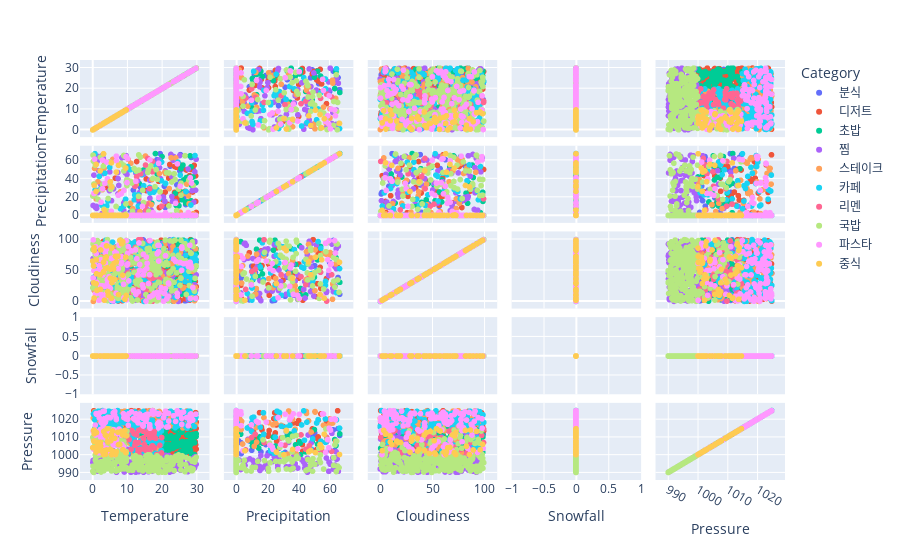

Here is the notebook cell this chart was saved with:
### Code cell
# 데이터 분포도 확인
import plotly.express as px

# 데이터 로드
data = pd.read_csv('csv/weather_data_updated.csv')
# 결측치 확인 및 처리
data.isnull().sum()  # 결측치 확인
data.fillna(method='ffill', inplace=True)  # 결측치 처리 (예: 앞의 값으로 채우기)

def remove_outliers(df, column):
    Q1 = df[column].quantile(0.25)
    Q3 = df[column].quantile(0.75)
    IQR = Q3 - Q1
    lower_bound = Q1 - 1.5 * IQR
    upper_bound = Q3 + 1.5 * IQR

    # 이상치가 아닌 데이터만 필터링
    filtered_df = df[(df[column] >= lower_bound) & (df[column] <= upper_bound)]
    return filtered_df

# 각 컬럼에 대해 이상치 제거 적용
for column in data.columns[:-1]:  # 마지막 'Category' 컬럼 제외
    data = remove_outliers(data, column)
    
fig = px.scatter_matrix(data, 
                        dimensions=["Temperature", "Precipitation", "Cloudiness", "Snowfall", "Pressure"],
                        color="Category", height=800)
fig.show()

### Figure 1 — Plotly figure (JSON) as saved in the notebook; plotly's stock layout.template omitted (floating-point values rounded to 4 significant figures; data arrays with more than 128 entries replaced by an {"elided": "..."} marker saying what was removed)
{"data": [{"dimensions": [{"axis": {"matches": true}, "label": "Temperature", "values": [29.29, 11.37, 22.76, 10.8, 25.78, 24.03, 25.8, 22.19, 21.33, 26.38, 26.89, 21.35, 27.22, 15.21, 25.63, 13.47, 17.63, 29.55, 29.08, 26.95, 21.41, 18.72, 27.7, 25.85, 27.47, 10.4, 23.52, 10.97, 10.36, 25.69, 15.27, 15.5, 14.64, 24.88, 27.62, 19.03, 14.14, 25.26, 28.33, 15.45, 21.33, 26.66, 15.43, 12.08, 21.46, 12.85, 27.58, 11.01, 25.58, 24.66, 12.21, 13.76, 17.99, 26.9, 14.43, 20.72, 27.19, 24.62, 27.66, 24.43, 12.3, 29.17, 22.41, 27.4, 26.01, 25.24, 22.3, 11.62, 12.39, 10.78, 15.18, 20.97, 11.78, 10.16, 13.83, 25.5, 24.36, 18.51, 22.49, 12.78, 28.48, 18.6, 28.08, 22.42, 27.98, 23.4, 22.94, 22.75, 12.09, 20.96, 27.28, 26.15, 25.95, 27.1, 11.51, 25.36, 26.53, 26.34, 25.34, 25.87, 16.73, 24.78, 24.35, 15.9, 16.47, 15.85, 20.91, 19.46, 29.11, 20.12, 22.73, 25.02, 25.36, 27.13, 26.71, 22.48, 14.06, 25.45, 19.52, 20.5, 18.04, 20.24]}, {"axis": {"matches": true}, "label": "Precipitation", "values": [0, 0, 0, 3.208, 0, 0, 0, 0, 0, 19.15, 0, 0, 24.92, 0, 20.77, 12.43, 0, 0, 49.32, 0, 0, 0, 0, 0, 0, 0, 0, 3.059, 0, 0, 10.05, 0, 0, 0, 0, 0, 0, 0, 0, 0, 0, 0, 0, 0, 0, 0, 22.29, 0, 0, 16.01, 0, 0, 0, 11.77, 0, 31.69, 0, 0, 0, 0, 0, 0, 53.47, 0, 0, 48.2, 0, 0, 0, 0, 0, 0, 27.46, 49.56, 30.35, 0, 33.06, 0, 0, 0, 62.9, 60.49, 0, 0, 0, 0, 63.88, 0, 1.538, 8.55, 0, 50.85, 0, 0, 0, 65.97, 0, 0, 36.73, 0, 0, 0, 0, 0, 0, 0, 0, 0, 0, 0, 0, 0, 0, 0, 23.32, 0, 0, 0, 67.03, 0, 0, 0]}, {"axis": {"matches": true}, "label": "Cloudiness", "values": [23.14, 46.2, 89.9, 39.94, 95.31, 43.63, 75.24, 67.4, 77.97, 76.04, 72.32, 49.76, 1.682, 35.34, 18.48, 46.65, 4.287, 36.8, 18.99, 25.41, 78.5, 21.88, 18.1, 74.29, 36.92, 87.6, 83.23, 37.7, 92.76, 36.1, 56.9, 69.19, 99.35, 44.49, 7.749, 32.98, 28.75, 27.69, 40.3, 72.37, 19.38, 39.2, 18.61, 37.52, 3.243, 3.197, 17.47, 8.875, 44.39, 76.33, 17.35, 81.54, 29.11, 44.14, 2.698, 8.433, 80.61, 76.61, 23.21, 71.86, 78.87, 57.91, 82.04, 82.39, 35.39, 66.48, 99.18, 34.34, 77.63, 4.404, 15.71, 24.83, 92.12, 56.71, 25.71, 28.84, 39.08, 44.3, 20.98, 41.64, 98.46, 62.88, 98.59, 90.64, 40.42, 82.41, 71.33, 58.07, 47.79, 2.437, 14.09, 57.76, 18.18, 12.75, 80.49, 38.63, 34.84, 74.61, 26.65, 34.43, 37.02, 88.42, 77.2, 12.45, 35.59, 6.391, 5.419, 17.22, 78.57, 96.49, 49.89, 77.62, 49.82, 90.48, 1.018, 90.85, 85.18, 15.0, 11.55, 58.68, 48.27, 20.55]}, {"axis": {"matches": true}, "label": "Snowfall", "values": [0, 0, 0, 0, 0, 0, 0, 0, 0, 0, 0, 0, 0, 0, 0, 0, 0, 0, 0, 0, 0, 0, 0, 0, 0, 0, 0, 0, 0, 0, 0, 0, 0, 0, 0, 0, 0, 0, 0, 0, 0, 0, 0, 0, 0, 0, 0, 0, 0, 0, 0, 0, 0, 0, 0, 0, 0, 0, 0, 0, 0, 0, 0, 0, 0, 0, 0, 0, 0, 0, 0, 0, 0, 0, 0, 0, 0, 0, 0, 0, 0, 0, 0, 0, 0, 0, 0, 0, 0, 0, 0, 0, 0, 0, 0, 0, 0, 0, 0, 0, 0, 0, 0, 0, 0, 0, 0, 0, 0, 0, 0, 0, 0, 0, 0, 0, 0, 0, 0, 0, 0, 0]}, {"axis": {"matches": true}, "label": "Pressure", "values": [1009.0, 1000.0, 1009.0, 1001.0, 1013.0, 1009.0, 1013.0, 1000.0, 1005.0, 1006.0, 1000.0, 1008.0, 1011.0, 1001.0, 1001.0, 1011.0, 1011.0, 1011.0, 1003.0, 1002.0, 1002.0, 1001.0, 1001.0, 1012.0, 1004.0, 1014.0, 1007.0, 1007.0, 1010.0, 1007.0, 1003.0, 1007.0, 1012.0, 1004.0, 1006.0, 1001.0, 1003.0, 1005.0, 1010.0, 1004.0, 1008.0, 1000.0, 1008.0, 1010.0, 1014.0, 1004.0, 1001.0, 1008.0, 1001.0, 1002.0, 1006.0, 1013.0, 1010.0, 1007.0, 1001.0, 1001.0, 1005.0, 1000.0, 1007.0, 1015.0, 1013.0, 1013.0, 1005.0, 1005.0, 1015.0, 1003.0, 1014.0, 1005.0, 1004.0, 1007.0, 1011.0, 1014.0, 1004.0, 1010.0, 1000.0, 1008.0, 1000.0, 1011.0, 1008.0, 1003.0, 1014.0, 1003.0, 1015.0, 1003.0, 1014.0, 1001.0, 1002.0, 1009.0, 1008.0, 1008.0, 1005.0, 1012.0, 1001.0, 1011.0, 1004.0, 1015.0, 1012.0, 1002.0, 1010.0, 1005.0, 1003.0, 1009.0, 1002.0, 1004.0, 1010.0, 1012.0, 1003.0, 1008.0, 1003.0, 1003.0, 1003.0, 1010.0, 1010.0, 1012.0, 1001.0, 1002.0, 1008.0, 1014.0, 1011.0, 1010.0, 1008.0, 1009.0]}], "hovertemplate": "Category=분식<br>%{xaxis.title.text}=%{x}<br>%{yaxis.title.text}=%{y}<extra></extra>", "legendgroup": "분식", "marker": {"color": "#636efa", "symbol": "circle"}, "name": "분식", "showlegend": true, "type": "splom"}, {"dimensions": [{"axis": {"matches": true}, "label": "Temperature", "values": {"elided": "193 float values"}}, {"axis": {"matches": true}, "label": "Precipitation", "values": {"elided": "193 float values"}}, {"axis": {"matches": true}, "label": "Cloudiness", "values": {"elided": "193 float values"}}, {"axis": {"matches": true}, "label": "Snowfall", "values": {"elided": "193 int values"}}, {"axis": {"matches": true}, "label": "Pressure", "values": {"elided": "193 float values"}}], "hovertemplate": "Category=디저트<br>%{xaxis.title.text}=%{x}<br>%{yaxis.title.text}=%{y}<extra></extra>", "legendgroup": "디저트", "marker": {"color": "#EF553B", "symbol": "circle"}, "name": "디저트", "showlegend": true, "type": "splom"}, {"dimensions": [{"axis": {"matches": true}, "label": "Temperature", "values": [12.11, 16.73, 29.06, 20.45, 27.81, 29.32, 25.87, 28.26, 25.86, 24.23, 28.02, 13.78, 27.25, 29.92, 24.36, 25.35, 16.16, 27.95, 15.53, 17.08, 18.61, 11.33, 23.74, 28.52, 29.88, 27.01, 14.14, 20.47, 28.79, 28.05, 15.03, 21.23, 23.26, 24.26, 17.34, 14.69, 24.74, 11.24, 20.99, 23.24, 19.57, 14.12, 17.92, 21.29, 26.12, 21.92, 21.07, 22.61, 27.99, 23.95, 28.55, 22.61, 23.45, 21.43, 17.43, 23.89, 20.26, 29.51, 28.2, 25.77, 26.47, 22.37, 24.94, 26.91, 23.31, 21.39, 24.17, 22.09, 16.76, 17.39, 29.41, 25.52, 20.3, 11.02, 21.41, 11.15, 26.29, 28.62, 29.89, 28.18, 28.44, 22.98, 18.05, 10.11, 23.3, 18.55, 26.21, 10.74, 28.89, 20.13, 18.69, 11.55, 20.87, 28.22, 17.76, 20.06, 19.64, 29.02, 26.11, 10.8, 17.0, 21.16, 28.42, 20.52, 27.09, 27.67, 27.12, 23.61, 17.82, 27.35, 24.61, 13.43, 24.38, 13.41, 18.65, 25.95, 22.02, 17.38, 18.15, 24.76, 28.28]}, {"axis": {"matches": true}, "label": "Precipitation", "values": [0, 25.41, 0, 0, 0, 0, 16.97, 0, 0, 0, 41.49, 0, 0, 0, 0, 0, 0, 0, 0, 13.16, 0, 0, 0, 15.24, 0, 0, 0, 0, 0, 0, 0, 0, 0, 0, 0, 49.21, 0, 0, 0, 0, 0, 0, 0, 0, 0, 0, 0, 0, 14.1, 0, 33.01, 0, 0, 0, 0, 24.1, 0, 0, 0, 0, 0, 0, 10.5, 13.35, 0, 0, 10.83, 0, 0, 0, 0, 50.67, 0, 0, 0, 0, 38.46, 0, 35.56, 64.64, 52.7, 0, 0, 0, 0, 0, 25.13, 10.29, 0, 0, 0, 0, 0, 0, 0, 63.84, 0, 41.71, 54.62, 0, 0, 0, 15.95, 0, 0, 2.897, 41.12, 0, 0, 14.58, 0, 34.77, 0, 0, 44.99, 0, 0, 0, 67.1, 0, 0]}, {"axis": {"matches": true}, "label": "Cloudiness", "values": [36.57, 57.09, 3.284, 28.84, 6.242, 34.24, 44.41, 97.67, 43.93, 3.027, 10.65, 49.93, 35.06, 77.52, 2.872, 93.42, 79.58, 12.09, 10.46, 84.3, 38.54, 30.54, 45.09, 99.05, 56.38, 59.83, 6.081, 18.01, 68.22, 93.18, 79.72, 8.764, 68.09, 85.55, 8.045, 45.16, 91.89, 3.79, 19.61, 0.4939, 94.94, 24.99, 65.78, 19.35, 36.47, 58.09, 3.851, 21.22, 39.91, 66.53, 51.97, 76.62, 80.59, 41.61, 31.16, 82.81, 83.37, 81.34, 41.83, 11.91, 88.91, 37.31, 48.39, 14.43, 27.44, 24.18, 35.19, 94.74, 35.93, 18.96, 16.64, 39.24, 60.16, 56.67, 57.04, 20.99, 59.74, 56.21, 85.06, 70.69, 67.09, 24.75, 38.04, 70.46, 46.17, 94.25, 98.88, 8.19, 43.25, 75.64, 10.16, 10.64, 64.29, 97.21, 42.32, 77.49, 9.69, 20.93, 88.76, 93.64, 7.213, 17.05, 52.98, 86.52, 51.08, 96.68, 89.76, 61.46, 57.14, 59.25, 63.12, 46.52, 80.84, 15.98, 10.57, 22.01, 38.22, 23.74, 30.89, 98.67, 39.79]}, {"axis": {"matches": true}, "label": "Snowfall", "values": [0, 0, 0, 0, 0, 0, 0, 0, 0, 0, 0, 0, 0, 0, 0, 0, 0, 0, 0, 0, 0, 0, 0, 0, 0, 0, 0, 0, 0, 0, 0, 0, 0, 0, 0, 0, 0, 0, 0, 0, 0, 0, 0, 0, 0, 0, 0, 0, 0, 0, 0, 0, 0, 0, 0, 0, 0, 0, 0, 0, 0, 0, 0, 0, 0, 0, 0, 0, 0, 0, 0, 0, 0, 0, 0, 0, 0, 0, 0, 0, 0, 0, 0, 0, 0, 0, 0, 0, 0, 0, 0, 0, 0, 0, 0, 0, 0, 0, 0, 0, 0, 0, 0, 0, 0, 0, 0, 0, 0, 0, 0, 0, 0, 0, 0, 0, 0, 0, 0, 0, 0]}, {"axis": {"matches": true}, "label": "Pressure", "values": [1006.0, 1005.0, 1007.0, 1001.0, 1007.0, 1010.0, 1007.0, 1002.0, 1013.0, 1008.0, 1007.0, 1004.0, 1011.0, 1012.0, 1000.0, 1002.0, 1009.0, 1002.0, 1005.0, 1006.0, 1005.0, 1006.0, 1014.0, 1010.0, 1011.0, 1005.0, 1012.0, 1012.0, 1011.0, 1011.0, 1006.0, 1003.0, 1006.0, 1005.0, 1013.0, 1007.0, 1011.0, 1009.0, 1012.0, 1004.0, 1009.0, 1004.0, 1013.0, 1014.0, 1005.0, 1009.0, 1011.0, 1011.0, 1007.0, 1014.0, 1011.0, 1003.0, 1004.0, 1006.0, 1007.0, 1010.0, 1005.0, 1007.0, 1015.0, 1013.0, 1003.0, 1009.0, 1005.0, 1007.0, 1015.0, 1001.0, 1009.0, 1006.0, 1009.0, 1005.0, 1000.0, 1014.0, 1011.0, 1010.0, 1002.0, 1003.0, 1006.0, 1000.0, 1010.0, 1005.0, 1006.0, 1009.0, 1009.0, 1002.0, 1009.0, 1011.0, 1001.0, 1007.0, 1011.0, 1009.0, 1005.0, 1005.0, 1009.0, 1007.0, 1008.0, 1009.0, 1005.0, 1000.0, 1005.0, 1014.0, 1009.0, 1004.0, 1009.0, 1006.0, 1002.0, 1012.0, 1007.0, 1009.0, 1014.0, 1004.0, 1015.0, 1012.0, 1007.0, 1005.0, 1002.0, 1007.0, 1003.0, 1002.0, 1012.0, 1011.0, 1009.0]}], "hovertemplate": "Category=초밥<br>%{xaxis.title.text}=%{x}<br>%{yaxis.title.text}=%{y}<extra></extra>", "legendgroup": "초밥", "marker": {"color": "#00cc96", "symbol": "circle"}, "name": "초밥", "showlegend": true, "type": "splom"}, {"dimensions": [{"axis": {"matches": true}, "label": "Temperature", "values": {"elided": "262 float values"}}, {"axis": {"matches": true}, "label": "Precipitation", "values": {"elided": "262 float values"}}, {"axis": {"matches": true}, "label": "Cloudiness", "values": {"elided": "262 float values"}}, {"axis": {"matches": true}, "label": "Snowfall", "values": {"elided": "262 int values"}}, {"axis": {"matches": true}, "label": "Pressure", "values": {"elided": "262 float values"}}], "hovertemplate": "Category=찜<br>%{xaxis.title.text}=%{x}<br>%{yaxis.title.text}=%{y}<extra></extra>", "legendgroup": "찜", "marker": {"color": "#ab63fa", "symbol": "circle"}, "name": "찜", "showlegend": true, "type": "splom"}, {"dimensions": [{"axis": {"matches": true}, "label": "Temperature", "values": {"elided": "143 float values"}}, {"axis": {"matches": true}, "label": "Precipitation", "values": {"elided": "143 float values"}}, {"axis": {"matches": true}, "label": "Cloudiness", "values": {"elided": "143 float values"}}, {"axis": {"matches": true}, "label": "Snowfall", "values": {"elided": "143 int values"}}, {"axis": {"matches": true}, "label": "Pressure", "values": {"elided": "143 float values"}}], "hovertemplate": "Category=스테이크<br>%{xaxis.title.text}=%{x}<br>%{yaxis.title.text}=%{y}<extra></extra>", "legendgroup": "스테이크", "marker": {"color": "#FFA15A", "symbol": "circle"}, "name": "스테이크", "showlegend": true, "type": "splom"}, {"dimensions": [{"axis": {"matches": true}, "label": "Temperature", "values": {"elided": "171 float values"}}, {"axis": {"matches": true}, "label": "Precipitation", "values": {"elided": "171 float values"}}, {"axis": {"matches": true}, "label": "Cloudiness", "values": {"elided": "171 float values"}}, {"axis": {"matches": true}, "label": "Snowfall", "values": {"elided": "171 int values"}}, {"axis": {"matches": true}, "label": "Pressure", "values": {"elided": "171 float values"}}], "hovertemplate": "Category=카페<br>%{xaxis.title.text}=%{x}<br>%{yaxis.title.text}=%{y}<extra></extra>", "legendgroup": "카페", "marker": {"color": "#19d3f3", "symbol": "circle"}, "name": "카페", "showlegend": true, "type": "splom"}, {"dimensions": [{"axis": {"matches": true}, "label": "Temperature", "values": [11.33, 19.91, 15.95, 14.93, 13.94, 12.97, 16.24, 17.81, 12.34, 14.58, 12.71, 18.53, 10.55, 13.98, 14.76, 15.41, 19.97, 16.33, 17.32, 10.15, 19.42, 15.67, 13.31, 13.17, 16.41, 16.36, 11.95, 17.86, 17.47, 14.61, 17.18, 13.29, 16.52, 11.1, 12.24, 15.29, 17.73, 18.22, 13.12, 16.55, 15.41, 13.31, 17.29]}, {"axis": {"matches": true}, "label": "Precipitation", "values": [0, 0, 61.81, 0, 45.1, 0, 0, 0, 0, 0, 41.98, 0, 0, 0, 0, 0, 10.04, 0, 58.59, 0, 0, 12.29, 18.03, 0, 0, 0, 0, 0, 0, 0, 0, 0, 29.07, 0, 31.58, 54.66, 0, 0, 0, 0, 6.112, 0, 47.37]}, {"axis": {"matches": true}, "label": "Cloudiness", "values": [14.31, 14.04, 43.21, 42.13, 26.94, 19.84, 70.19, 12.62, 87.3, 66.52, 40.08, 53.69, 83.65, 99.81, 26.91, 71.61, 48.35, 39.48, 0.5853, 45.84, 35.94, 51.88, 99.66, 6.039, 28.82, 97.92, 49.16, 7.66, 37.55, 58.23, 8.399, 11.86, 43.4, 77.63, 61.99, 47.13, 25.91, 39.65, 29.88, 5.404, 19.43, 83.43, 41.95]}, {"axis": {"matches": true}, "label": "Snowfall", "values": [0, 0, 0, 0, 0, 0, 0, 0, 0, 0, 0, 0, 0, 0, 0, 0, 0, 0, 0, 0, 0, 0, 0, 0, 0, 0, 0, 0, 0, 0, 0, 0, 0, 0, 0, 0, 0, 0, 0, 0, 0, 0, 0]}, {"axis": {"matches": true}, "label": "Pressure", "values": [1014.0, 1001.0, 1002.0, 1006.0, 1003.0, 1001.0, 1014.0, 1013.0, 1007.0, 1013.0, 1011.0, 1000.0, 1009.0, 1014.0, 1009.0, 1004.0, 1010.0, 1002.0, 1010.0, 1011.0, 1005.0, 1012.0, 1007.0, 1002.0, 1015.0, 1011.0, 1012.0, 1004.0, 1011.0, 1009.0, 1012.0, 1014.0, 1009.0, 1003.0, 1005.0, 1003.0, 1012.0, 1009.0, 1003.0, 1003.0, 1003.0, 1001.0, 1005.0]}], "hovertemplate": "Category=리멘<br>%{xaxis.title.text}=%{x}<br>%{yaxis.title.text}=%{y}<extra></extra>", "legendgroup": "리멘", "marker": {"color": "#FF6692", "symbol": "circle"}, "name": "리멘", "showlegend": true, "type": "splom"}, {"dimensions": [{"axis": {"matches": true}, "label": "Temperature", "values": {"elided": "271 float values"}}, {"axis": {"matches": true}, "label": "Precipitation", "values": {"elided": "271 float values"}}, {"axis": {"matches": true}, "label": "Cloudiness", "values": {"elided": "271 float values"}}, {"axis": {"matches": true}, "label": "Snowfall", "values": {"elided": "271 int values"}}, {"axis": {"matches": true}, "label": "Pressure", "values": {"elided": "271 float values"}}], "hovertemplate": "Category=국밥<br>%{xaxis.title.text}=%{x}<br>%{yaxis.title.text}=%{y}<extra></extra>", "legendgroup": "국밥", "marker": {"color": "#B6E880", "symbol": "circle"}, "name": "국밥", "showlegend": true, "type": "splom"}, {"dimensions": [{"axis": {"matches": true}, "label": "Temperature", "values": {"elided": "134 float values"}}, {"axis": {"matches": true}, "label": "Precipitation", "values": {"elided": "134 float values"}}, {"axis": {"matches": true}, "label": "Cloudiness", "values": {"elided": "134 float values"}}, {"axis": {"matches": true}, "label": "Snowfall", "values": {"elided": "134 int values"}}, {"axis": {"matches": true}, "label": "Pressure", "values": {"elided": "134 float values"}}], "hovertemplate": "Category=파스타<br>%{xaxis.title.text}=%{x}<br>%{yaxis.title.text}=%{y}<extra></extra>", "legendgroup": "파스타", "marker": {"color": "#FF97FF", "symbol": "circle"}, "name": "파스타", "showlegend": true, "type": "splom"}, {"dimensions": [{"axis": {"matches": true}, "label": "Temperature", "values": [3.723, 7.309, 3.206, 5.117, 3.93, 9.343, 3.652, 0.3812, 1.224, 8.725, 6.178, 5.242, 3.11, 4.224, 0.01527, 9.582, 1.024, 6.597, 8.371, 0.9819, 7.473, 0.45, 5.793, 5.429, 6.365, 3.143, 3.394, 9.683, 0.4139, 7.841, 6.035, 0.3149, 1.105, 0.2583, 5.754, 4.013, 8.699, 2.225, 4.344, 2.307, 2.155, 6.848, 4.492, 5.454, 5.571]}, {"axis": {"matches": true}, "label": "Precipitation", "values": [0, 0, 0, 36.55, 0.6257, 0, 0, 0, 0, 0, 0, 0, 0, 0, 0, 51.32, 55.35, 0, 0, 26.04, 54.3, 32.5, 0, 57.03, 0, 66.92, 5.651, 0, 0, 0, 0, 0, 0, 0, 0, 0, 0, 0, 0, 0, 48.31, 46.99, 0, 30.93, 0]}, {"axis": {"matches": true}, "label": "Cloudiness", "values": [53.4, 73.06, 48.38, 37.49, 71.91, 3.421, 69.92, 87.01, 17.77, 96.44, 61.49, 52.06, 47.42, 54.28, 65.17, 71.43, 67.34, 72.85, 93.06, 28.74, 11.22, 82.25, 35.97, 5.189, 35.85, 63.22, 1.919, 9.7, 5.525, 98.74, 52.53, 30.05, 44.66, 57.19, 57.87, 89.68, 42.52, 19.58, 15.96, 83.16, 43.02, 63.97, 9.845, 86.05, 30.43]}, {"axis": {"matches": true}, "label": "Snowfall", "values": [0, 0, 0, 0, 0, 0, 0, 0, 0, 0, 0, 0, 0, 0, 0, 0, 0, 0, 0, 0, 0, 0, 0, 0, 0, 0, 0, 0, 0, 0, 0, 0, 0, 0, 0, 0, 0, 0, 0, 0, 0, 0, 0, 0, 0]}, {"axis": {"matches": true}, "label": "Pressure", "values": [1000.0, 1013.0, 1013.0, 1003.0, 1011.0, 1014.0, 1011.0, 1014.0, 1007.0, 1003.0, 1002.0, 1008.0, 1001.0, 1015.0, 1004.0, 1001.0, 1004.0, 1000.0, 1013.0, 1001.0, 1006.0, 1014.0, 1002.0, 1012.0, 1009.0, 1000.0, 1002.0, 1011.0, 1012.0, 1006.0, 1001.0, 1008.0, 1013.0, 1014.0, 1013.0, 1003.0, 1011.0, 1007.0, 1008.0, 1005.0, 1002.0, 1002.0, 1007.0, 1000.0, 1010.0]}], "hovertemplate": "Category=중식<br>%{xaxis.title.text}=%{x}<br>%{yaxis.title.text}=%{y}<extra></extra>", "legendgroup": "중식", "marker": {"color": "#FECB52", "symbol": "circle"}, "name": "중식", "showlegend": true, "type": "splom"}], "layout": {"autosize": true, "dragmode": "select", "legend": {"title": {"text": "Category"}, "tracegroupgap": 0}, "margin": {"t": 60}, "xaxis": {"autorange": true, "range": [-2.877, 32.85], "type": "linear"}, "xaxis2": {"autorange": true, "range": [-6.48, 73.58], "type": "linear"}, "xaxis3": {"autorange": true, "range": [-9.571, 109.5], "type": "linear"}, "xaxis4": {"autorange": true, "range": [-1, 1], "type": "linear"}, "xaxis5": {"autorange": true, "range": [986.6, 1028.0], "type": "linear"}, "yaxis": {"autorange": true, "range": [-2.877, 32.85], "type": "linear"}, "yaxis2": {"autorange": true, "range": [-6.48, 73.58], "type": "linear"}, "yaxis3": {"autorange": true, "range": [-9.571, 109.5], "type": "linear"}, "yaxis4": {"autorange": true, "range": [-1, 1], "type": "linear"}, "yaxis5": {"autorange": true, "range": [986.6, 1028.0], "type": "linear"}}}
